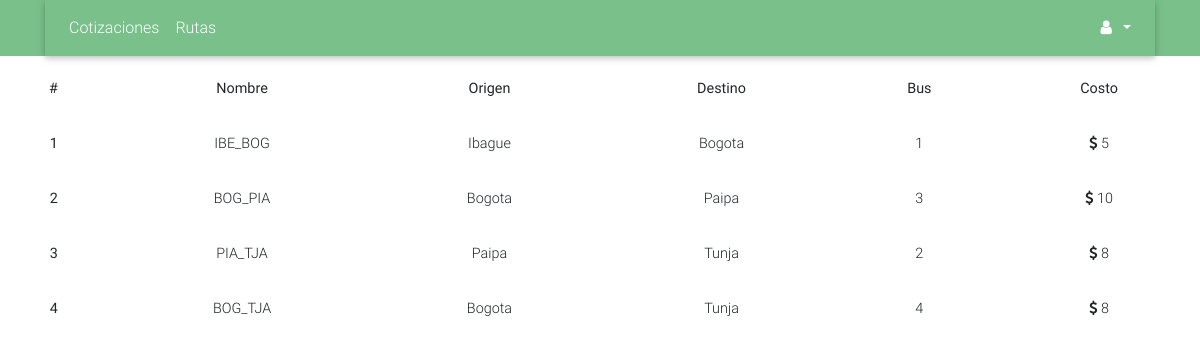
/view/user/useRoutes.php, run on the app's committed database.
### tables this page shows
CREATE TABLE `ruta` (
  `id_ruta` int(11) NOT NULL AUTO_INCREMENT,
  `nombre_ruta` varchar(120) NOT NULL,
  `origen_ciudad` varchar(45) NOT NULL,
  `destino_ciudad` varchar(45) NOT NULL,
  `id_bus` int(11) NOT NULL,
  `costo_ruta` int(11) NOT NULL,
  PRIMARY KEY (`id_ruta`),
  KEY `id_bus_idx` (`id_bus`),
  CONSTRAINT `id_bus` FOREIGN KEY (`id_bus`) REFERENCES `bus` (`id_bus`) ON DELETE CASCADE ON UPDATE NO ACTION
);

### view/user/useRoutes.php (the view, shortened to what this page needs)
<!DOCTYPE html>
<html lang="en">
<head>
    <link rel="stylesheet" href="https://maxcdn.bootstrapcdn.com/font-awesome/4.7.0/css/font-awesome.min.css">
    <link href="/css/bootstrap.min.css" rel="stylesheet">
    <link href="/css/mdb.min.css" rel="stylesheet">
    <link href="/css/style.css" rel="stylesheet">
</head>
<body>
        <div class="rgba-gradient">
            <div class="container">
                    <nav class="mb-1 navbar navbar-expand-lg navbar-dark default-color">
                            <div class="collapse navbar-collapse" id="navbarSupportedContent-3">
                                <ul class="navbar-nav mr-auto">
                                    <li class="nav-item">
                                        <a class="nav-link waves-effect waves-light" href="userPage.php">Cotizaciones
                                        </a>
                                    </li>
                                    <li class="nav-item">
                                        <a class="nav-link waves-effect waves-light" href="useRoutes.php">Rutas</a>
                                    </li>
                                </ul>
                                <ul class="navbar-nav ml-auto nav-flex-icons">
                                    <li class="nav-item dropdown">
                                        <a class="nav-link dropdown-toggle waves-effect waves-light" id="navbarDropdownMenuLink" data-toggle="dropdown" aria-haspopup="true" aria-expanded="true">
                                            <i class="fa fa-user"></i>
                                        </a>
                                    </li>
                                </ul>
                            </div>
                        </nav>
            </div>
        </div>
        <table class="table table-borderless text-center">
        <thead>
            <tr>
                <th>#</th>
                <th>Nombre</th>
                <th>Origen</th>
                <th>Destino</th>
                <th>Bus</th>
                <th>Costo</th>
            </tr>
        </thead>
        <tbody>
            <?php
            include("../../connection/Connection.php");
            $consulta = mysqli_query($connect, "SELECT * FROM ruta");
            while($vector = mysqli_fetch_array($consulta)){
                echo "<tr>";
                echo "<th scope='row'>" . $vector['id_ruta'] . "</th>";
                echo "<td>" . $vector['nombre_ruta'] . "</td>";
                echo "<td>" . $vector['origen_ciudad'] . "</td>";
                echo "<td>" . $vector['destino_ciudad'] . "</td>";
                echo "<td>" . $vector['id_bus'] . "</td>";
                echo "<td> <i class='fa fa-dollar'></i> " . $vector['costo_ruta'] . "</td>";
                echo "</tr>";
            }
            ?>
        </tbody>
        </table>
</body>

### css/style.css (style rules this page uses)
html, body, header, .view { height: 100%; }
.navbar:not(.top-nav-collapse) { background: transparent !important; }
.rgba-gradient { background: -webkit-linear-gradient(45deg, rgba(0, 0, 0, 1.7), rgba(122, 192, 139, 7.4) 0%); background: linear-gradient(to 45deg, rgba(0, 0, 0, 0.7), rgba(72, 15, 144, 0.4) 100%); }

### data on the page
ruta: id_ruta "1", nombre_ruta "IBE_BOG", origen_ciudad "Ibague", destino_ciudad "Bogota", id_bus "1", costo_ruta "5"
ruta: id_ruta "2", nombre_ruta "BOG_PIA", origen_ciudad "Bogota", destino_ciudad "Paipa", id_bus "3", costo_ruta "10"
ruta: id_ruta "3", nombre_ruta "PIA_TJA", origen_ciudad "Paipa", destino_ciudad "Tunja", id_bus "2", costo_ruta "8"
ruta: id_ruta "4", nombre_ruta "BOG_TJA", origen_ciudad "Bogota", destino_ciudad "Tunja", id_bus "4", costo_ruta "8"
